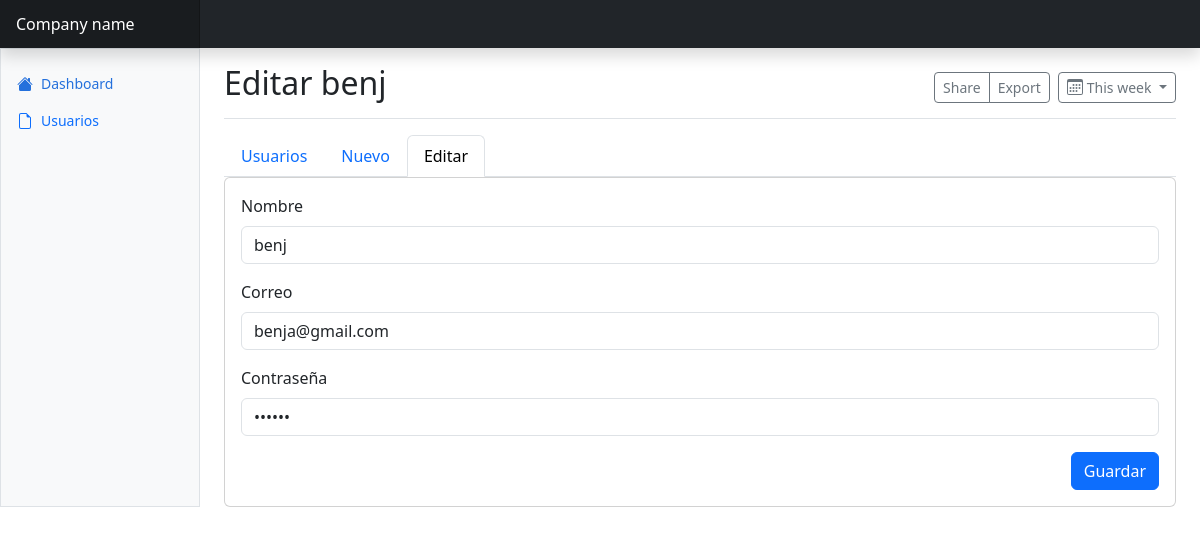
/administrador/usuarios/1/edit, run on an earlier commit of the app's database.
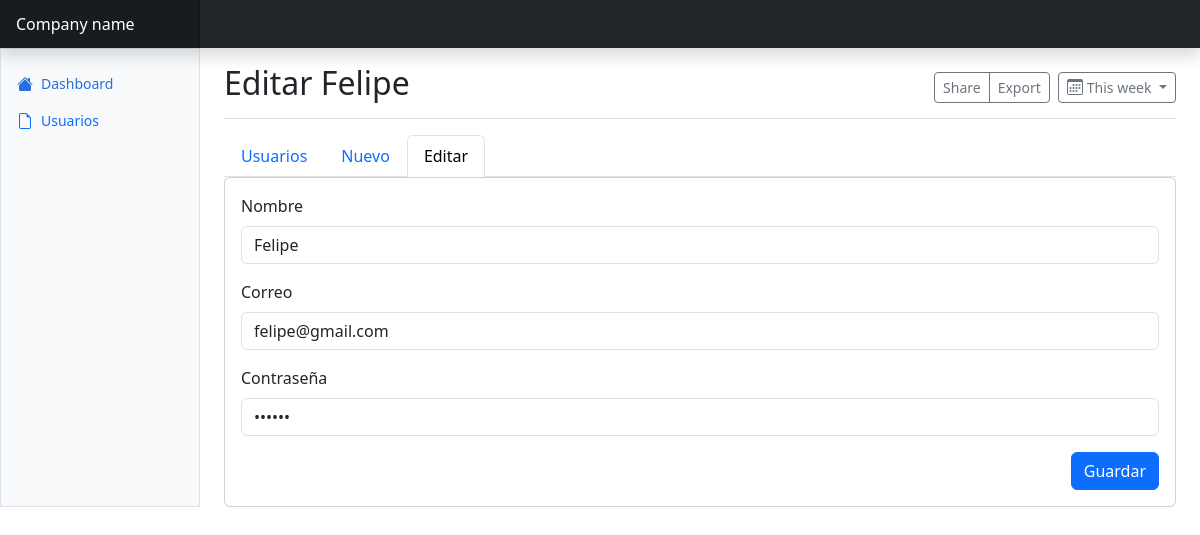
And on a later commit of the database.
### news/models.py (models this page shows, shortened)
class Usuario(models.Model):
    nombre = models.CharField(max_length=100)
    email = models.EmailField()
    password = models.CharField(max_length=255)

### news/views.py (the view, shortened to what this page needs)
# urls.py: path("administrador/usuarios/<int:id>/edit", edit_usuario, name="usuario_edit"),
def edit_usuario(request, id):
    usuario = Usuario.objects.get(id=id)
    context = {'usuario': usuario}
    return render(request, 'administrador/usuario/edit.html', context)

### news/templates/administrador/usuario/edit.html (shortened to what this page needs)
{% extends 'layouts_admin/app.html' %}
{% block contenido %}
<main class="col-md-9 ms-sm-auto col-lg-10 px-md-4">
  <div class="d-flex justify-content-between flex-wrap flex-md-nowrap align-items-center pt-3 pb-2 mb-3 border-bottom">
    <h1 class="h2">Editar {{ usuario.nombre }}</h1>
    <div class="btn-toolbar mb-2 mb-md-0">
      <div class="btn-group me-2">
        <button type="button" class="btn btn-sm btn-outline-secondary">Share</button>
        <button type="button" class="btn btn-sm btn-outline-secondary">Export</button>
      </div>
      <button type="button" class="btn btn-sm btn-outline-secondary dropdown-toggle d-flex align-items-center gap-1">
        <svg class="bi"><use xlink:href="#calendar3"/></svg>
        This week
      </button>
    </div>
  </div>
  <ul class="nav nav-tabs">
    <li class="nav-item">
      <a class="nav-link" href="{% url 'usuario_index' %}">Usuarios</a>
    </li>
    <li class="nav-item">
      <a class="nav-link" href="#">Nuevo</a>
    </li>
    <li class="nav-item">
      <a class="nav-link active" href="#">Editar</a>
    </li>
  </ul>
  <div class="card">
    <form action="{% url 'usuario_edit' id=usuario.id %}" method="POST">
      <div class="card-body">
        <div class="mb-3">
          <label for="nombre" class="form-label">Nombre</label>
          <input type="text" class="form-control" id="nombre" name="nombre"  value="{{ usuario.nombre }}">
        </div>
        <div class="mb-3">
          <label for="email" class="form-label">Correo</label>
          <input type="email" class="form-control" id="email" name="correo" value="{{ usuario.email }}">
        </div>
        <div class="mb-3">
          <label for="pass" class="form-label">Contraseña</label>
          <input type="password" class="form-control" id="pass" name="pass"  value="{{ usuario.password }}">
        </div>
        <div class="d-grid gap-2 d-md-flex justify-content-md-end">
          <button class="btn btn-primary" type="submit">Guardar</button>
        </div>
      </div>
    </form>
  </div>
</main>
{% endblock  %}

What changed in the data, as far as the page shows it:
changed Usuario: nombre "benj" → "Felipe"; correo "benja@gmail.com" → "felipe@gmail.com"
